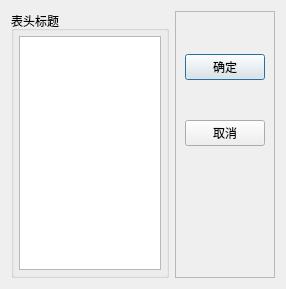
<?xml version="1.0" encoding="UTF-8"?>
<ui version="4.0">
 <class>CDialogHeaders</class>
 <widget class="QDialog" name="CDialogHeaders">
  <property name="geometry">
   <rect>
    <x>0</x>
    <y>0</y>
    <width>286</width>
    <height>289</height>
   </rect>
  </property>
  <property name="windowTitle">
   <string>Dialog</string>
  </property>
  <layout class="QGridLayout" name="gridLayout">
   <item row="0" column="0">
    <widget class="QGroupBox" name="groupBox">
     <property name="title">
      <string>表头标题</string>
     </property>
     <layout class="QVBoxLayout" name="verticalLayout">
      <property name="spacing">
       <number>4</number>
      </property>
      <property name="leftMargin">
       <number>5</number>
      </property>
      <property name="topMargin">
       <number>5</number>
      </property>
      <property name="rightMargin">
       <number>5</number>
      </property>
      <property name="bottomMargin">
       <number>5</number>
      </property>
      <item>
       <widget class="QListView" name="listView"/>
      </item>
     </layout>
    </widget>
   </item>
   <item row="0" column="1">
    <widget class="QFrame" name="frame">
     <property name="frameShape">
      <enum>QFrame::Shape::StyledPanel</enum>
     </property>
     <property name="frameShadow">
      <enum>QFrame::Shadow::Raised</enum>
     </property>
     <layout class="QVBoxLayout" name="verticalLayout_2">
      <item>
       <spacer name="verticalSpacer_4">
        <property name="orientation">
         <enum>Qt::Orientation::Vertical</enum>
        </property>
        <property name="sizeHint" stdset="0">
         <size>
          <width>20</width>
          <height>40</height>
         </size>
        </property>
       </spacer>
      </item>
      <item>
       <widget class="QPushButton" name="btnOK">
        <property name="text">
         <string>确定</string>
        </property>
        <property name="icon">
         <iconset resource="res.qrc">
          <normaloff>:/images/images/704.bmp</normaloff>:/images/images/704.bmp</iconset>
        </property>
       </widget>
      </item>
      <item>
       <spacer name="verticalSpacer_2">
        <property name="orientation">
         <enum>Qt::Orientation::Vertical</enum>
        </property>
        <property name="sizeHint" stdset="0">
         <size>
          <width>20</width>
          <height>40</height>
         </size>
        </property>
       </spacer>
      </item>
      <item>
       <widget class="QPushButton" name="btnCancel">
        <property name="text">
         <string>取消</string>
        </property>
        <property name="icon">
         <iconset resource="res.qrc">
          <normaloff>:/images/images/706.bmp</normaloff>:/images/images/706.bmp</iconset>
        </property>
       </widget>
      </item>
      <item>
       <spacer name="verticalSpacer">
        <property name="orientation">
         <enum>Qt::Orientation::Vertical</enum>
        </property>
        <property name="sizeHint" stdset="0">
         <size>
          <width>20</width>
          <height>28</height>
         </size>
        </property>
       </spacer>
      </item>
      <item>
       <spacer name="verticalSpacer_6">
        <property name="orientation">
         <enum>Qt::Orientation::Vertical</enum>
        </property>
        <property name="sizeHint" stdset="0">
         <size>
          <width>20</width>
          <height>40</height>
         </size>
        </property>
       </spacer>
      </item>
      <item>
       <spacer name="verticalSpacer_5">
        <property name="orientation">
         <enum>Qt::Orientation::Vertical</enum>
        </property>
        <property name="sizeHint" stdset="0">
         <size>
          <width>20</width>
          <height>40</height>
         </size>
        </property>
       </spacer>
      </item>
      <item>
       <spacer name="verticalSpacer_3">
        <property name="orientation">
         <enum>Qt::Orientation::Vertical</enum>
        </property>
        <property name="sizeHint" stdset="0">
         <size>
          <width>20</width>
          <height>40</height>
         </size>
        </property>
       </spacer>
      </item>
     </layout>
    </widget>
   </item>
  </layout>
 </widget>
 <resources>
  <include location="res.qrc"/>
 </resources>
 <connections>
  <connection>
   <sender>btnCancel</sender>
   <signal>clicked()</signal>
   <receiver>frame</receiver>
   <slot>hide()</slot>
   <hints>
    <hint type="sourcelabel">
     <x>251</x>
     <y>119</y>
    </hint>
    <hint type="destinationlabel">
     <x>250</x>
     <y>159</y>
    </hint>
   </hints>
  </connection>
 </connections>
</ui>
